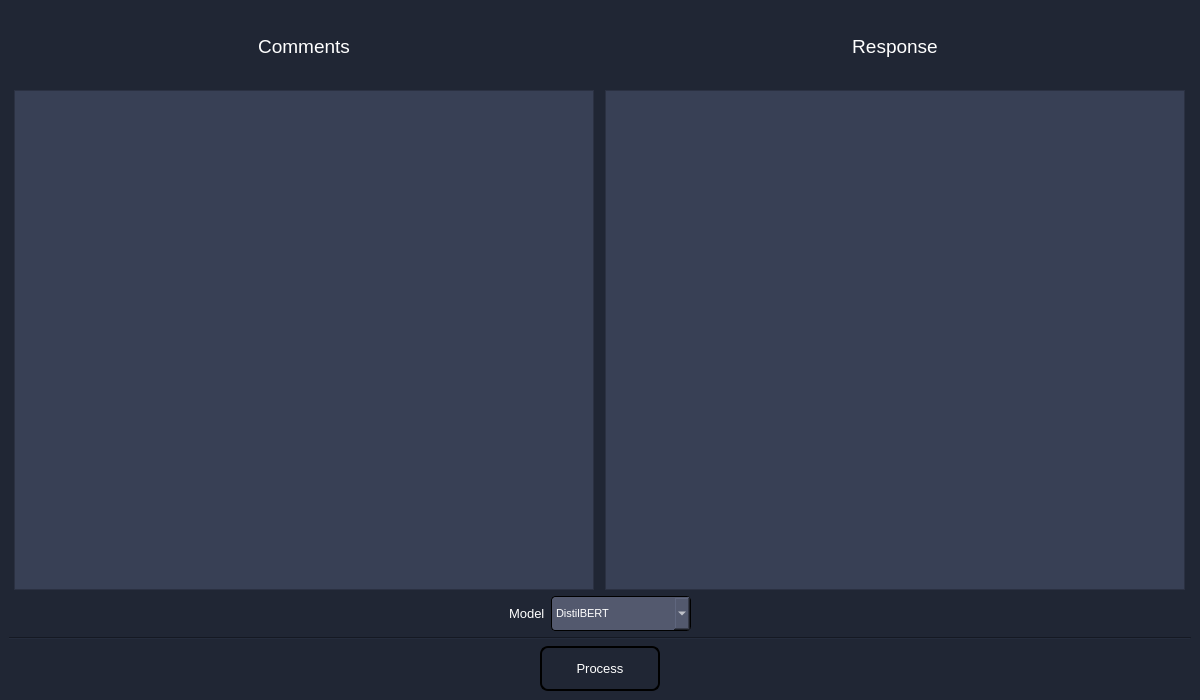
<?xml version="1.0" encoding="UTF-8"?>
<ui version="4.0">
 <class>Application</class>
 <widget class="QMainWindow" name="Application">
  <property name="geometry">
   <rect>
    <x>0</x>
    <y>0</y>
    <width>1200</width>
    <height>700</height>
   </rect>
  </property>
  <property name="minimumSize">
   <size>
    <width>1200</width>
    <height>700</height>
   </size>
  </property>
  <property name="maximumSize">
   <size>
    <width>1200</width>
    <height>700</height>
   </size>
  </property>
  <property name="mouseTracking">
   <bool>true</bool>
  </property>
  <property name="windowTitle">
   <string>MainWindow</string>
  </property>
  <property name="styleSheet">
   <string notr="true">background-color:rgb(32, 38, 52);</string>
  </property>
  <property name="tabShape">
   <enum>QTabWidget::Rounded</enum>
  </property>
  <widget class="QWidget" name="centralwidget">
   <property name="minimumSize">
    <size>
     <width>1200</width>
     <height>700</height>
    </size>
   </property>
   <property name="maximumSize">
    <size>
     <width>1200</width>
     <height>700</height>
    </size>
   </property>
   <property name="mouseTracking">
    <bool>true</bool>
   </property>
   <property name="styleSheet">
    <string notr="true">background-color:rgb(32, 38, 52);</string>
   </property>
   <layout class="QVBoxLayout" name="verticalLayout_4">
    <item>
     <layout class="QVBoxLayout" name="verticalLayout_3">
      <item>
       <layout class="QHBoxLayout" name="horizontalLayout_2">
        <item>
         <layout class="QVBoxLayout" name="verticalLayout">
          <item>
           <widget class="QLabel" name="label_3">
            <property name="font">
             <font>
              <pointsize>14</pointsize>
             </font>
            </property>
            <property name="styleSheet">
             <string notr="true">color:white</string>
            </property>
            <property name="text">
             <string>Comments</string>
            </property>
            <property name="alignment">
             <set>Qt::AlignCenter</set>
            </property>
           </widget>
          </item>
          <item>
           <widget class="QTextEdit" name="textEdit_input">
            <property name="minimumSize">
             <size>
              <width>580</width>
              <height>500</height>
             </size>
            </property>
            <property name="maximumSize">
             <size>
              <width>580</width>
              <height>500</height>
             </size>
            </property>
            <property name="styleSheet">
             <string notr="true">background-color: rgb(56, 64, 85);
color:white;</string>
            </property>
           </widget>
          </item>
         </layout>
        </item>
        <item>
         <layout class="QVBoxLayout" name="verticalLayout_2">
          <item>
           <widget class="QLabel" name="label_4">
            <property name="font">
             <font>
              <pointsize>14</pointsize>
             </font>
            </property>
            <property name="styleSheet">
             <string notr="true">color:white</string>
            </property>
            <property name="text">
             <string>Response</string>
            </property>
            <property name="alignment">
             <set>Qt::AlignCenter</set>
            </property>
           </widget>
          </item>
          <item>
           <widget class="QTextEdit" name="textEdit_output">
            <property name="minimumSize">
             <size>
              <width>580</width>
              <height>500</height>
             </size>
            </property>
            <property name="maximumSize">
             <size>
              <width>580</width>
              <height>500</height>
             </size>
            </property>
            <property name="styleSheet">
             <string notr="true">background-color: rgb(56, 64, 85);
color:white;</string>
            </property>
           </widget>
          </item>
         </layout>
        </item>
       </layout>
      </item>
      <item>
       <layout class="QHBoxLayout" name="horizontalLayout_3">
        <item>
         <spacer name="horizontalSpacer">
          <property name="orientation">
           <enum>Qt::Horizontal</enum>
          </property>
          <property name="sizeHint" stdset="0">
           <size>
            <width>40</width>
            <height>20</height>
           </size>
          </property>
         </spacer>
        </item>
        <item>
         <widget class="QLabel" name="label_6">
          <property name="font">
           <font>
            <pointsize>10</pointsize>
           </font>
          </property>
          <property name="styleSheet">
           <string notr="true">color:white</string>
          </property>
          <property name="text">
           <string>Model</string>
          </property>
         </widget>
        </item>
        <item>
         <widget class="QComboBox" name="comboBox_model">
          <property name="minimumSize">
           <size>
            <width>140</width>
            <height>35</height>
           </size>
          </property>
          <property name="maximumSize">
           <size>
            <width>140</width>
            <height>35</height>
           </size>
          </property>
          <property name="font">
           <font>
            <pointsize>8</pointsize>
           </font>
          </property>
          <property name="styleSheet">
           <string notr="true">QComboBox {
	border-radius: 4px;
	background-color:rgb(83, 89, 110);
	color:white;
	border: 1px solid black;
}

QComboBox QAbstractItemView { color: white; }

QComboBox:disabled {
	border-radius: 4px;
	background-color:rgb(83, 89, 110);
	color:rgb(200, 200, 200);
	border: 0px solid black;
}</string>
          </property>
          <item>
           <property name="text">
            <string>DistilBERT</string>
           </property>
          </item>
         </widget>
        </item>
        <item>
         <spacer name="horizontalSpacer_3">
          <property name="orientation">
           <enum>Qt::Horizontal</enum>
          </property>
          <property name="sizeHint" stdset="0">
           <size>
            <width>40</width>
            <height>20</height>
           </size>
          </property>
         </spacer>
        </item>
       </layout>
      </item>
      <item>
       <widget class="Line" name="line">
        <property name="orientation">
         <enum>Qt::Horizontal</enum>
        </property>
       </widget>
      </item>
      <item>
       <layout class="QHBoxLayout" name="horizontalLayout_4">
        <item>
         <widget class="QToolButton" name="toolButton_process">
          <property name="minimumSize">
           <size>
            <width>120</width>
            <height>45</height>
           </size>
          </property>
          <property name="maximumSize">
           <size>
            <width>120</width>
            <height>45</height>
           </size>
          </property>
          <property name="font">
           <font>
            <pointsize>10</pointsize>
           </font>
          </property>
          <property name="styleSheet">
           <string notr="true">QToolButton {
	color:white; 
	background:qlineargradient(spread:pad, x1:0, y1:1, x2:0, y2:0, 		stop:0 rgba(32, 38, 52, 255), 
		stop:1 rgba(91, 99, 120, 255));
	border: 2px solid black;
	border-radius: 8px;
}</string>
          </property>
          <property name="text">
           <string>Process</string>
          </property>
         </widget>
        </item>
       </layout>
      </item>
     </layout>
    </item>
   </layout>
  </widget>
 </widget>
 <resources/>
 <connections/>
</ui>
